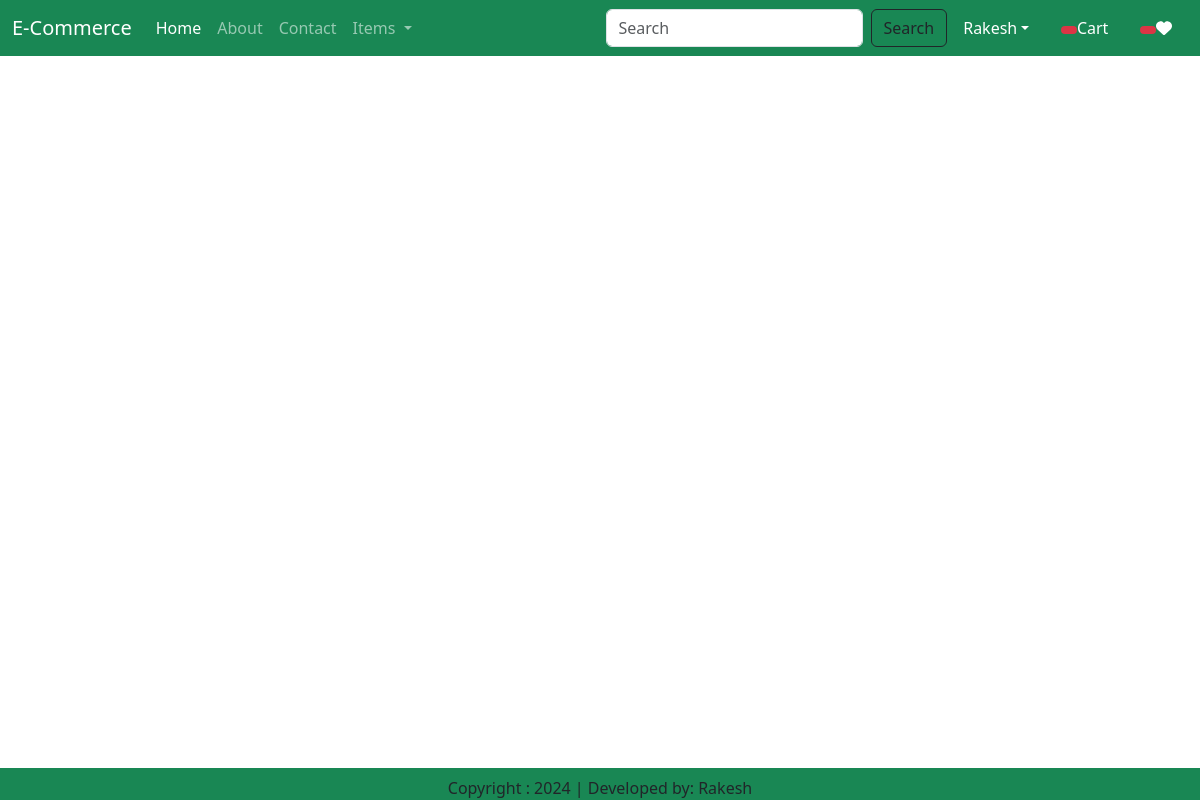
/cart (signed in), run on an earlier commit of the app's database.
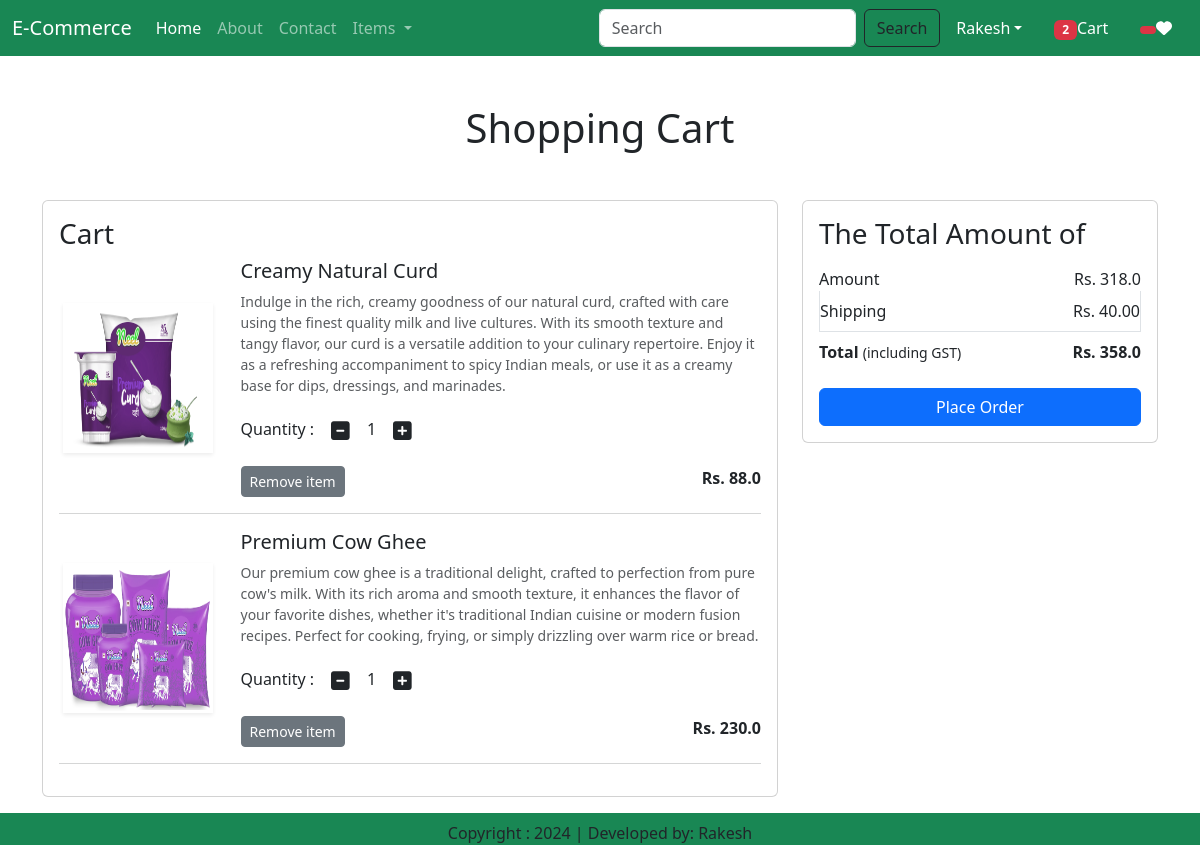
And on a later commit of the database.
### EcApp/models.py (models this page shows, shortened)
class Cart(models.Model):
    user = models.ForeignKey(User,on_delete=models.CASCADE)
    product = models.ForeignKey(Product,on_delete=models.CASCADE)
    quantity = models.PositiveIntegerField(default=1)

class Product (models.Model):
    title = models.CharField(max_length=100)
    selling_price = models.FloatField()
    discounted_price = models.FloatField( )
    description = models.TextField()
    composition = models.TextField(default='')
    prodapp = models.TextField(default='')
    category = models.CharField (choices = CATEGORY_CHOICES, max_length=2)
    product_image = models.ImageField(upload_to=' product')

### EcApp/views.py (the view)
def show_cart(request):
    totalitems = 0
    wishitem = 0
    if request.user.is_authenticated:
        totalitems = len(Cart.objects.filter(user=request.user))
        wishitem = len(Wishlist.objects.filter(user=request.user))
    user = request.user
    cart = Cart.objects.filter(user=user)
    amount = 0
    for p in cart:
        value = p.quantity * p.product.discounted_price
        amount += value
        totalamount = amount + 40
    return render(request,'addtocart.html',locals())

### EcApp/templates/addtocart.html (shortened to what this page needs)
{% extends 'base.html' %}
{% load static %}
{% block main-content %}
<div class="container my-5">
    <div class="row">
        {% if cart %}
        <h1 class="text-center mb-5">Shopping Cart</h1>
        <div class="col-sm-8">
            <div class="card">
                <div class="card-body">
                    <h3>Cart</h3>
                    {% for item in cart %}
                    <div class="row">
                        <div class="col-sm-3 text-center align-self-center"><img
                                src="{{item.product.product_image.url}}" alt="" srcset=""
                                class="img-fluidimg-thumbnail shadow-sm" height="150" width="150"></div>
                        <div class="col-sm-9">
                            <div>
                                <h5>{{item.product.title}}</h5>
                                <p class="mb-2 text-muted small">{{item.product.description}}</p>
                                <div class="my-3">
                                    <label for="quantity">Quantity :</label>
                                        <a class="minus-cart btn" pid= {{item.product.id}} ><i
                                                class="fas fa-minus-square fa-lg"></i></a>
                                        <span id="quantity">{{item.quantity}}</span>
                                        <a class="plus-cart btn" pid={{item.product.id}}><i
                                                class="fas fa-plus-square fa-lg"></i></a>
                                </div>
                                <div class="d-flex justify-content-between">
                                    <a href="#" class="remove-cart btn btn-sm btn-secondary mr-3"
                                       pid={{item.product.id}}>Remove item </a>
                                    <p class="mb-0"><span><strong>Rs. {{item.product.discounted_price}}</strong></span>
                                    </p>
                                </div>
                            </div>
                        </div>
                    </div>
                    <hr class="text-muted">
                    {% endfor %}
                </div>
            </div>
        </div>
        <div class="col-sm-4">
            <div class="card">
                <div class="card-body">
                    <h3>The Total Amount of</h3>
                    <ul class="list-group">
                        <li class="list-group-item d-flex justify-content-between align-items-center border-0 px-0 pb-0">
                            Amount<span id="amount">Rs. {{amount}}</span>
                        </li>
                        <li class="list-group-item d-flex justify-content-between align-items-center px-0">
                            Shipping<span>Rs. 40.00</span></li>
                        <li class="list-group-item d-flex justify-content-between align-items-center border-0 px-0 mb-3">
                            <div>
                                <strong>Total</strong> <small>(including GST)</small>
                            </div>
                            <span id="totalamount"><strong>Rs. {{totalamount}}</strong></span>
                        </li>
                    </ul>
                    <div class="d-grid"><a href="{% url 'checkout' %}" class="btn btn-primary">Place Order</a></div>
                </div>
            </div>
        </div>
        {% endif %}
    </div>
</div>
{% endblock %}

### EcApp/templates/base.html (shortened to what this page needs)
<!doctype html>
<html lang="en">
<head>
    {% load static %}
    <link rel="stylesheet" href="https://cdnjs.cloudflare.com/ajax/libs/font-awesome/4.7.0/css/font-awesome.min.css">
    <link href="https://cdn.jsdelivr.net/npm/bootstrap@5.3.3/dist/css/bootstrap.min.css" rel="stylesheet"
>
    <link rel="stylesheet" href="https://cdnjs.cloudflare.com/ajax/libs/bootstrap/5.3.0/css/bootstrap.min.css">
    <link rel="stylesheet" href="https://cdnjs.cloudflare.com/ajax/libs/font-awesome/5.15.4/css/all.min.css"
/>
    <link rel="stylesheet" href="{% static 'css/owl.carousel.min.css' %}">
    <link rel="stylesheet" href="{% static 'css/all.min.css' %}">
    <link rel="stylesheet" href="{% static 'css/style.css' %}">
    <link rel="stylesheet" href="{% static 'css/nav' %}">
</head>
<body>
<nav class="navbar navbar-expand-lg navbar-dark bg-success ">
    <div class="container-fluid">
        <a class="navbar-brand" href="{% url 'home' %}">E-Commerce</a>
        <div class="collapse navbar-collapse" id="navbarSupportedContent">
            <ul class="navbar-nav me-auto mb-2 mb-lg-0">
                <li class="nav-item">
                    <a class="nav-link active" aria-current="page" href="{% url 'home' %}">Home</a>
                </li>
                {% if request.user.is_authenticated %}
                <li class="nav-item">
                    <a class="nav-link" href="{% url 'about' %}">About</a>
                </li>
                <li class="nav-item">
                    <a class="nav-link" href="{% url 'contact' %}">Contact</a>
                </li>
                <li class="nav-item dropdown">
                    <a class="nav-link dropdown-toggle" href="#" role="button" data-bs-toggle="dropdown"
                       aria-expanded="false">
                        Items
                    </a>
                </li>
            </ul>
            <form class="d-flex" role="search" action="{% url 'search' %}" method="GET">
                <input class="form-control me-2" type="search" placeholder="Search" aria-label="Search" name="search">
                <button class="btn btn-outline-dark" type="submit">Search</button>
            </form>
        </div>
        <ul class="navbar-nav me-auto mb-2 mb-lg-0">
            <li class="nav-item dropdown mx-2">
                <a class="nav-link dropdown-toggle text-white" href="#" id="profileDropdown" role="button"
                   data-bs-toggle="dropdown" aria-expanded="false">Rakesh</a>
            </li>
            <li class="nav-item mx-2">
                <a href="{% url 'checkout' %}" class="nav-link text-white"><span class="badge bg-danger"> {% if totalitems > 0 %}{{totalitems}}{%  endif%}</span>Cart</a>
            </li>
            <li class="nav-item mx-2">
                <a href="{% url 'wishlist' %}" class="nav-link text-white"><span class="badge bg-danger"> {% if wishitem > 0 %}{{wishitem}}{%  endif %}
                        </span><i class="fa fa-heart"> </i></a>
            </li>
        {% endif %}
    </div>
</nav>
{% block main-content %}{% endblock main-content %}
<footer class="container-fluid bg-success text-center pt-2 mt-5 fixed-bottom"> Copyright : 2024 | Developed by: Rakesh
</footer>
</body>
</html>

What changed in the data, as far as the page shows it:
added Cart: product.product_image (picture), product "Creamy Natural Curd", product.description "Indulge in the rich, creamy goodness of our natural curd, crafted with care using the finest quality milk and live cultures. With its smooth texture and tangy flavor, our curd is a versatile addition to your culinary repertoire. Enjoy it as a refreshing accompaniment to spicy Indian meals, or use it as a creamy base for dips, dressings, and marinades.", quantity "1", product.discounted_price "88.0"
added Cart: product.product_image (picture), product "Premium Cow Ghee", product.description "Our premium cow ghee is a traditional delight, crafted to perfection from pure cow's milk. With its rich aroma and smooth texture, it enhances the flavor of your favorite dishes, whether it's traditional Indian cuisine or modern fusion recipes. Perfect for cooking, frying, or simply drizzling over warm rice or bread.", quantity "1", product.discounted_price "230.0"
Also different on the page:
{{ totalitems }}: (not shown) → "2"
{{ amount }}: (not shown) → "318.0"
{{ totalamount }}: (not shown) → "358.0"
text now shown: "Shopping Cart Cart The Total Amount of Amount Rs. Shipping Rs. 40.00 Total (including GST) Rs. Place Order"
